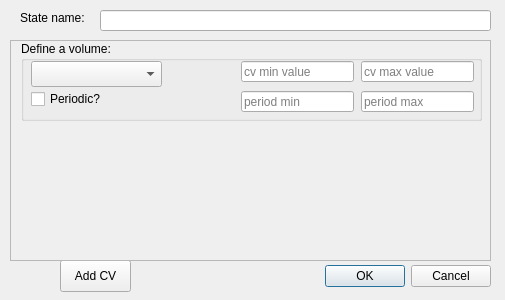
<?xml version="1.0" encoding="UTF-8"?>
<ui version="4.0">
 <class>StateCreate</class>
 <widget class="QDialog" name="StateCreate">
  <property name="geometry">
   <rect>
    <x>0</x>
    <y>0</y>
    <width>505</width>
    <height>300</height>
   </rect>
  </property>
  <property name="windowTitle">
   <string>Create Stable State</string>
  </property>
  <widget class="QDialogButtonBox" name="buttonBox">
   <property name="geometry">
    <rect>
     <x>30</x>
     <y>260</y>
     <width>461</width>
     <height>32</height>
    </rect>
   </property>
   <property name="orientation">
    <enum>Qt::Horizontal</enum>
   </property>
   <property name="standardButtons">
    <set>QDialogButtonBox::Cancel|QDialogButtonBox::Ok</set>
   </property>
  </widget>
  <widget class="QScrollArea" name="scrollArea">
   <property name="geometry">
    <rect>
     <x>10</x>
     <y>40</y>
     <width>481</width>
     <height>221</height>
    </rect>
   </property>
   <property name="widgetResizable">
    <bool>true</bool>
   </property>
   <widget class="QWidget" name="scrollAreaWidgetContents">
    <property name="geometry">
     <rect>
      <x>0</x>
      <y>0</y>
      <width>479</width>
      <height>219</height>
     </rect>
    </property>
    <widget class="QGroupBox" name="volume">
     <property name="geometry">
      <rect>
       <x>10</x>
       <y>0</y>
       <width>461</width>
       <height>80</height>
      </rect>
     </property>
     <property name="title">
      <string>Define a volume:</string>
     </property>
     <widget class="QComboBox" name="collectivevariable">
      <property name="geometry">
       <rect>
        <x>10</x>
        <y>20</y>
        <width>131</width>
        <height>26</height>
       </rect>
      </property>
     </widget>
     <widget class="QCheckBox" name="is_periodic">
      <property name="geometry">
       <rect>
        <x>10</x>
        <y>50</y>
        <width>87</width>
        <height>16</height>
       </rect>
      </property>
      <property name="text">
       <string>Periodic?</string>
      </property>
     </widget>
     <widget class="QWidget" name="period_info" native="true">
      <property name="geometry">
       <rect>
        <x>220</x>
        <y>50</y>
        <width>241</width>
        <height>21</height>
       </rect>
      </property>
      <widget class="QLineEdit" name="period_max">
       <property name="geometry">
        <rect>
         <x>120</x>
         <y>0</y>
         <width>113</width>
         <height>21</height>
        </rect>
       </property>
       <property name="placeholderText">
        <string>period max</string>
       </property>
      </widget>
      <widget class="QLineEdit" name="period_min">
       <property name="geometry">
        <rect>
         <x>0</x>
         <y>0</y>
         <width>113</width>
         <height>21</height>
        </rect>
       </property>
       <property name="placeholderText">
        <string>period min</string>
       </property>
      </widget>
     </widget>
     <widget class="QLineEdit" name="lambda_min">
      <property name="geometry">
       <rect>
        <x>220</x>
        <y>20</y>
        <width>113</width>
        <height>21</height>
       </rect>
      </property>
      <property name="placeholderText">
       <string>cv min value</string>
      </property>
     </widget>
     <widget class="QLineEdit" name="lambda_max">
      <property name="geometry">
       <rect>
        <x>340</x>
        <y>20</y>
        <width>113</width>
        <height>21</height>
       </rect>
      </property>
      <property name="placeholderText">
       <string>cv max value</string>
      </property>
     </widget>
    </widget>
   </widget>
  </widget>
  <widget class="QLabel" name="label">
   <property name="geometry">
    <rect>
     <x>20</x>
     <y>10</y>
     <width>81</width>
     <height>16</height>
    </rect>
   </property>
   <property name="text">
    <string>State name:</string>
   </property>
  </widget>
  <widget class="QLineEdit" name="name">
   <property name="geometry">
    <rect>
     <x>100</x>
     <y>10</y>
     <width>391</width>
     <height>21</height>
    </rect>
   </property>
  </widget>
  <widget class="QPushButton" name="addCV">
   <property name="geometry">
    <rect>
     <x>60</x>
     <y>260</y>
     <width>71</width>
     <height>32</height>
    </rect>
   </property>
   <property name="text">
    <string>Add CV</string>
   </property>
  </widget>
  <zorder>buttonBox</zorder>
  <zorder>label</zorder>
  <zorder>name</zorder>
  <zorder>addCV</zorder>
  <zorder>scrollArea</zorder>
 </widget>
 <tabstops>
  <tabstop>name</tabstop>
  <tabstop>scrollArea</tabstop>
  <tabstop>collectivevariable</tabstop>
  <tabstop>is_periodic</tabstop>
  <tabstop>addCV</tabstop>
 </tabstops>
 <resources/>
 <connections>
  <connection>
   <sender>buttonBox</sender>
   <signal>accepted()</signal>
   <receiver>StateCreate</receiver>
   <slot>accept()</slot>
   <hints>
    <hint type="sourcelabel">
     <x>248</x>
     <y>254</y>
    </hint>
    <hint type="destinationlabel">
     <x>157</x>
     <y>274</y>
    </hint>
   </hints>
  </connection>
  <connection>
   <sender>buttonBox</sender>
   <signal>rejected()</signal>
   <receiver>StateCreate</receiver>
   <slot>reject()</slot>
   <hints>
    <hint type="sourcelabel">
     <x>316</x>
     <y>260</y>
    </hint>
    <hint type="destinationlabel">
     <x>286</x>
     <y>274</y>
    </hint>
   </hints>
  </connection>
 </connections>
</ui>
